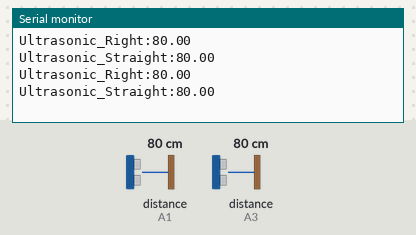
This sketch was run on a simulated Arduino Uno, built with avr-gcc and run on an emulated ATmega328P. Parts: the last lines printed to the serial monitor. The test bench sets the inputs (shaded band); at power-on: distance to the obstacle (sensors on A1, A3) 80 cm. The echo pulse lasts 58.3 µs per cm.

Above: at 1.2 s.
1.3 s: distance to the obstacle (sensor on A1) set to 2 cm
At 1.43 s:
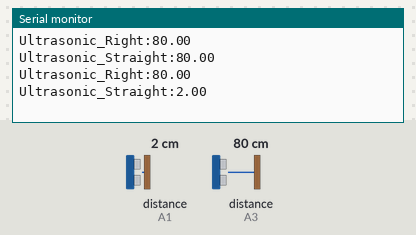
4.3 s: distance to the obstacle (sensor on A3) set to 2 cm
At 4.32 s:
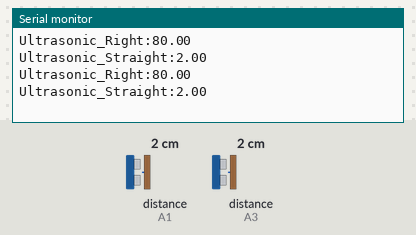
7.3 s: distance to the obstacle (sensor on A1) set to 18 cm
At 7.35 s:
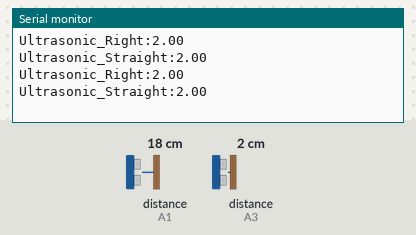
10.3 s: distance to the obstacle (sensor on A3) set to 120 cm
At 10.3 s:
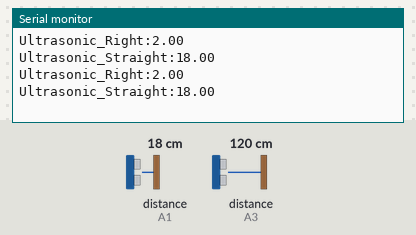
13.3 s: distance to the obstacle (sensor on A1) set to 120 cm
At 13.35 s:
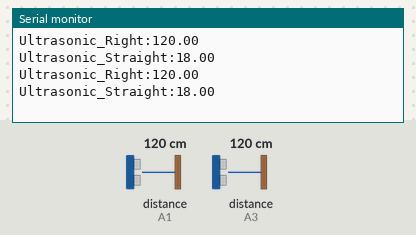
16.3 s: distance to the obstacle (sensor on A3) set to 4 cm
At 20.26 s:
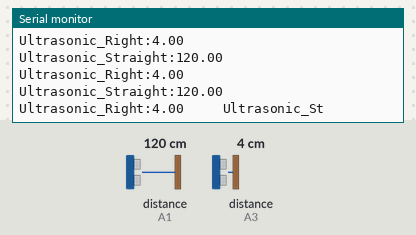
Timing chart, 0 to 20.3 s (numbered marks = the images above; inputs shaded):
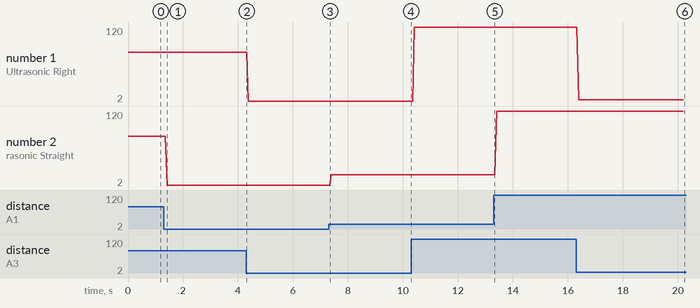

The sketch:

Test_Ultrazvuk.ino
```cpp
#include <Ultrasonic.h>

#include "Ultrasonic.h"

Ultrasonic Ultrasonic_Straight (A0, A1); // Trig - first, Echo - second
Ultrasonic Ultrasonic_Right    (A2, A3);
//Ultrasonic Ultrasonic_Left     (7, 8);

unsigned long time;

void setup()
{
   Serial.begin(9600);           // start the serial port
 }
void loop()
{

  float u_r = Ultrasonic_Right.Ranging(CM);     // get distance
  float u_s = Ultrasonic_Straight.Ranging(CM);     // get distance
//  float u_l = Ultrasonic_Left.Ranging(CM);     // get distance

  Serial.print    ("Ultrasonic_Right:");
  Serial.print    (u_r);
  Serial.print    ("     ");
  Serial.print    ("Ultrasonic_Straight:");
  Serial.print    (u_s);
  Serial.print    ("     ");
 // Serial.print    ("Ultrasonic_Left:");
  Serial.println  ();        // print the distance

}
```

Measured:
- after the input at 1.3 s, the serial monitor: prints a new line after 0.12 s (image 1)
- after the input at 16.3 s, the serial monitor: prints a new line after 0.09 s (image 6)
- plotted number 1: 2 → 120 after the input at 10.3 s, 120 → 4 after the input at 16.3 s
- plotted number 2: 80 → 2 after the input at 1.3 s, 2 → 18 after the input at 7.3 s
